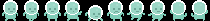

This game map was drawn from its Tiled (.tmx) file and the tilesets committed beside it. A one-line description and the full map source follow:
An orthogonal 10x1 tile map with 21x21 px tiles, 1 tile layer (Calque de Tile 1).

<map version="1.0" orientation="orthogonal" renderorder="right-down" width="10" height="1" tilewidth="21" tileheight="21" nextobjectid="1">
 <tileset firstgid="1" name="pixel_sheet" tilewidth="21" tileheight="21" spacing="2" margin="2" tilecount="900" columns="30">
  <image source="pixel.png" width="692" height="692" />
 </tileset>
 <layer name="Calque de Tile 1" width="10" height="1">
  <data encoding="csv">
29,30,20,22,23,24,27,28,25,26
</data>
 </layer>
</map>